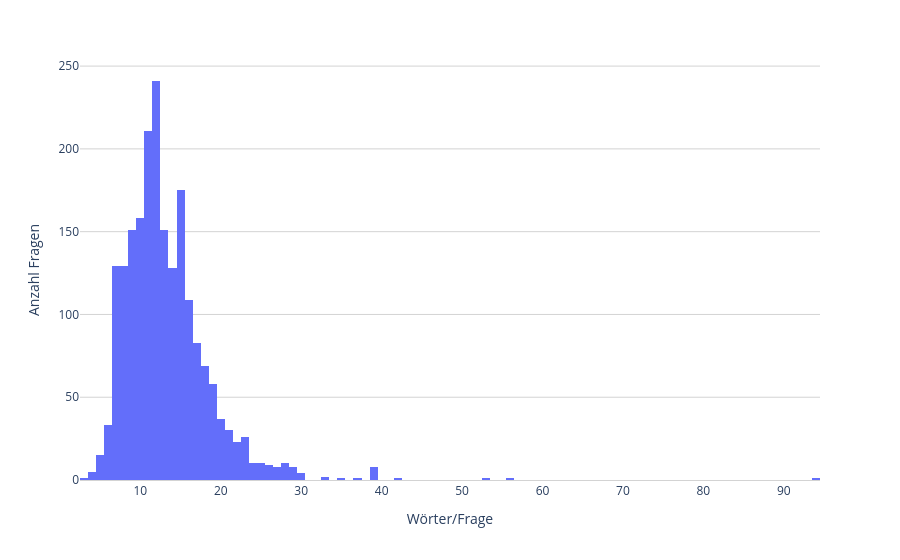

Write notebook code for a chart like this one.
### Code cell
PX.hist(pdfqa['question_word_count'], xaxes = {'title': 'Wörter/Frage'}, yaxes = {'title': 'Anzahl Fragen'})

### Figure 1 — Plotly figure (JSON) as saved in the notebook; plotly's stock layout.template omitted (floating-point values rounded to 4 significant figures; data arrays with more than 128 entries replaced by an {"elided": "..."} marker saying what was removed)
{"data": [{"bingroup": "x", "hovertemplate": "variable=question_word_count<br>value=%{x}<br>count=%{y}<extra></extra>", "legendgroup": "question_word_count", "marker": {"color": "#636efa", "pattern": {"shape": ""}}, "name": "question_word_count", "orientation": "v", "showlegend": true, "type": "histogram", "x": {"elided": "2037 int values"}, "xaxis": "x", "yaxis": "y"}], "layout": {"barmode": "relative", "legend": {"title": {"text": "variable"}, "tracegroupgap": 0}, "margin": {"t": 60}, "paper_bgcolor": "rgba(255, 255, 255, 1.0)", "plot_bgcolor": "rgba(255, 255, 255, 1.0)", "showlegend": false, "width": 900, "xaxis": {"anchor": "y", "domain": [0, 1], "linecolor": "LightGrey", "linewidth": 1, "showline": true, "title": {"text": "Wörter/Frage"}}, "yaxis": {"anchor": "x", "domain": [0, 1], "gridcolor": "LightGrey", "gridwidth": 1, "showgrid": true, "title": {"text": "Anzahl Fragen"}}}}
